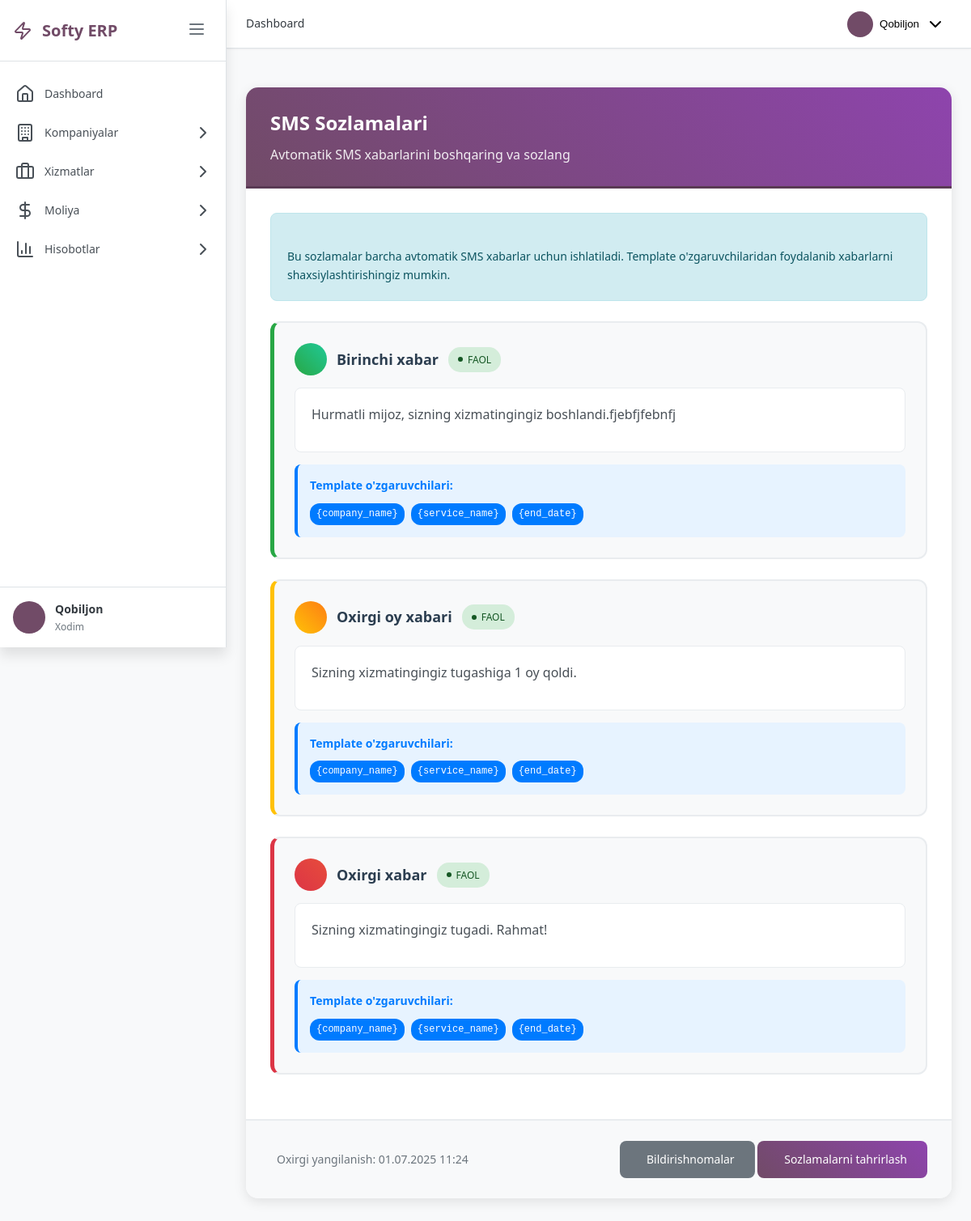
Page /settings/ (signed in) on the committed database.
### main/models.py (models this page shows, shortened)
class AdminSettings(models.Model):
    first_message = models.TextField(verbose_name="Birinchi xabar")
    last_month_message = models.TextField(verbose_name="Oxirgi oy xabari")
    last_message = models.TextField(verbose_name="Oxirgi xabar")
    created_date = models.DateTimeField(auto_now_add=True, verbose_name="Yaratilgan sana")
    updated_date = models.DateTimeField(auto_now=True, verbose_name="Yangilangan sana")
    class Meta:
        verbose_name = "Admin sozlamalari"
        verbose_name_plural = "Admin sozlamalari"

### main/views/sms_mng.py (the view)
# urls.py: path('settings/', sms_mng.sms_settings_list, name='settings_list'),
@login_required
@user_passes_test(is_admin_user)
def sms_settings_list(request):
    try:
        admin_settings = AdminSettings.objects.first()
        if not admin_settings:
            admin_settings = AdminSettings.objects.create(
                first_message="Hurmatli mijoz, sizning xizmatingingiz boshlandi.",
                last_month_message="Sizning xizmatingingiz tugashiga 1 oy qoldi.",
                last_message="Sizning xizmatingingiz tugadi. Rahmat!"
            )
    except Exception as e:
        messages.error(request, f"Xatolik: {str(e)}")
        admin_settings = None
    context = {
        'title': 'SMS Sozlamalari',
        'admin_settings': admin_settings,
        'page': 'sms_settings'
    }
    return render(request, 'main/settings_list.html', context)

### main/views/sms_mng.py (called while the page is built)
def is_admin_user(user):
    if hasattr(user, 'employees'):
        return user.employees.position == 'admin'
    return user.is_staff or user.is_superuser

### templates/main/settings_list.html (shortened to what this page needs)
{% extends 'base.html' %}
{% load static %}
{% block content %}
<div class="container-fluid py-4">
    <div class="row">
        <div class="col-12">
            <div class="settings-container">
                <div class="settings-header">
                    <h2> SMS Sozlamalari</h2>
                    <p>Avtomatik SMS xabarlarini boshqaring va sozlang</p>
                </div>
                <div class="settings-body">
                    {% if admin_settings %}
                    <div class="settings-info">
                        <p>
                            Bu sozlamalar barcha avtomatik SMS xabarlar uchun ishlatiladi.
                            Template o'zgaruvchilaridan foydalanib xabarlarni shaxsiylashtirishingiz mumkin.
                        </p>
                    </div>
                    <div class="message-card first">
                        <div class="message-title">
                            <div class="message-icon first">
                            </div>
                            <h4>Birinchi xabar</h4>
                            <span class="status-indicator active">
                                <span class="status-dot"></span>
                                Faol
                            </span>
                        </div>
                        <div class="message-text {% if not admin_settings.first_message %}empty{% endif %}">
                            {% if admin_settings.first_message %}
                                {{ admin_settings.first_message }}
                            {% else %}
                                Birinchi xabar matni belgilanmagan
                            {% endif %}
                        </div>
                        <div class="template-variables">
                            <h6> Template o'zgaruvchilari:</h6>
                            <div class="variables-list">
                                <span class="variable-tag">{company_name}</span>
                                <span class="variable-tag">{service_name}</span>
                                <span class="variable-tag">{end_date}</span>
                            </div>
                        </div>
                    </div>
                    <div class="message-card last-month">
                        <div class="message-title">
                            <div class="message-icon last-month">
                            </div>
                            <h4>Oxirgi oy xabari</h4>
                            <span class="status-indicator active">
                                <span class="status-dot"></span>
                                Faol
                            </span>
                        </div>
                        <div class="message-text {% if not admin_settings.last_month_message %}empty{% endif %}">
                            {% if admin_settings.last_month_message %}
                                {{ admin_settings.last_month_message }}
                            {% else %}
                                Oxirgi oy xabari matni belgilanmagan
                            {% endif %}
                        </div>
                        <div class="template-variables">
                            <h6> Template o'zgaruvchilari:</h6>
                            <div class="variables-list">
                                <span class="variable-tag">{company_name}</span>
                                <span class="variable-tag">{service_name}</span>
                                <span class="variable-tag">{end_date}</span>
                            </div>
                        </div>
                    </div>
                    <div class="message-card last">
                        <div class="message-title">
                            <div class="message-icon last">
                            </div>
                            <h4>Oxirgi xabar</h4>
                            <span class="status-indicator active">
                                <span class="status-dot"></span>
                                Faol
                            </span>
                        </div>
                        <div class="message-text {% if not admin_settings.last_message %}empty{% endif %}">
                            {% if admin_settings.last_message %}
                                {{ admin_settings.last_message }}
                            {% else %}
                                Oxirgi xabar matni belgilanmagan
                            {% endif %}
                        </div>
                        <div class="template-variables">
                            <h6> Template o'zgaruvchilari:</h6>
                            <div class="variables-list">
                                <span class="variable-tag">{company_name}</span>
                                <span class="variable-tag">{service_name}</span>
                                <span class="variable-tag">{end_date}</span>
                            </div>
                        </div>
                    </div>
                    {% endif %}
                </div>
                <div class="settings-actions">
                    <div class="last-updated">
                        {% if admin_settings.updated_date %}
                            <span>Oxirgi yangilanish: {{ admin_settings.updated_date|date:"d.m.Y H:i" }}</span>
                        {% endif %}
                    </div>
                    <div class="action-buttons">
                        <a href="{% url 'main:notification_list' %}" class="btn-secondary">
                            Bildirishnomalar
                        </a>
                        <a href="{% url 'main:settings_edit' %}" class="btn-primary">
                            Sozlamalarni tahrirlash
                        </a>
                    </div>
                </div>
            </div>
        </div>
    </div>
{% endblock %}

### templates/base.html (shortened to what this page needs)
{% load static %}
<!DOCTYPE html>
<html lang="uz">
<head>
    <link rel="stylesheet" href="{% static 'css/main/base.css' %}">
    <link rel="stylesheet" href="{% static 'css/main/dashboard.css' %}">
    <link rel="stylesheet" href="https://cdnjs.cloudflare.com/ajax/libs/lucide/0.263.1/lucide.min.css">
</head>
<body class="{% block body_class %}{% endblock %}">
    <div class="app-container">
        <aside class="sidebar" id="sidebar">
            <div class="sidebar-header">
                <div class="logo">
                    <i data-lucide="zap"></i>
<a href="/dashboard/" class="logo-link">
    <span class="logo-text">Softy ERP</span>
</a>
                </div>
                <button class="sidebar-toggle" id="sidebarToggle">
                    <i data-lucide="menu"></i>
                </button>
            </div>
            <nav class="sidebar-nav">
                <ul class="nav-list">
                    <li class="nav-item">
                        <a href="{% url 'main:dashboard' %}" class="nav-link {% if request.resolver_match.url_name == 'dashboard' %}active{% endif %}">
                            <i data-lucide="home"></i>
                            <span>Dashboard</span>
                        </a>
                    </li>
                    <li class="nav-item">
                        <a href="#" class="nav-link has-submenu">
                            <i data-lucide="building"></i>
                            <span>Kompaniyalar</span>
                            <i data-lucide="chevron-right" class="submenu-arrow"></i>
                        </a>
                    </li>
                    <li class="nav-item">
                        <a href="#" class="nav-link has-submenu">
                            <i data-lucide="briefcase"></i>
                            <span>Xizmatlar</span>
                            <i data-lucide="chevron-right" class="submenu-arrow"></i>
                        </a>
                    </li>
                    <li class="nav-item">
                        <a href="#" class="nav-link has-submenu">
                            <i data-lucide="dollar-sign"></i>
                            <span>Moliya</span>
                            <i data-lucide="chevron-right" class="submenu-arrow"></i>
                        </a>
                    </li>
                    <li class="nav-item">
                        <a href="#" class="nav-link has-submenu">
                            <i data-lucide="bar-chart-3"></i>
                            <span>Hisobotlar</span>
                            <i data-lucide="chevron-right" class="submenu-arrow"></i>
                        </a>
                    </li>
                </ul>
            </nav>
            <div class="sidebar-footer">
                <div class="user-profile">
                    <div class="user-avatar">
                    </div>
                    <div class="user-info">
                        <div class="user-name">{{ user.get_full_name|default:user.username }}</div>
                        <div class="user-role">{{ user.employees.get_position_display|default:'Xodim' }}</div>
                    </div>
                </div>
            </div>
        </aside>
        <main class="main-content">
            <header class="top-header">
                <div class="header-left">
                    <div class="breadcrumb">
                        {% block breadcrumb %}
                        <span class="breadcrumb-item">Dashboard</span>
                        {% endblock %}
                    </div>
                </div>
                <div class="header-right">
                    <div class="user-menu-container">
                        <button class="user-menu-btn" id="userMenuBtn">
                            <div class="user-avatar-small">
                            </div>
                            <span class="user-name-header">{{ user.get_full_name|default:user.username }}</span>
                            <i data-lucide="chevron-down"></i>
                        </button>
                    </div>
                </div>
            </header>
            <div class="content-wrapper">
                {% block content %}{% endblock %}
            </div>
        </main>
    </div>
</body>
</html>

### static/css/main/base.css (style rules this page uses)
:root { --primary-color: #714B67; --primary-dark: #5d3e55; --primary-light: #8b6b81; --secondary-color: #6c757d; --success-color: #28a745; --danger-color: #dc3545; --warning-color: #ffc107; --info-color: #17a2b8; --white: #ffffff; --gray-50: #f8f9fa; --gray-100: #e9ecef; --gray-200: #dee2e6; --gray-300: #ced4da; --gray-400: #adb5bd; --gray-500: #6c757d; --gray-600: #495057; --gray-700: #343a40; --gray-800: #212529; --gray-900: #1a1d20; --sidebar-width: 280px; --sidebar-collapsed-width: 60px; --header-height: 60px; --shadow-sm: 0 1px 2px rgba(0, 0, 0, 0.05); --shadow-md: 0 4px 6px rgba(0, 0, 0, 0.1); --shadow-lg: 0 10px 15px rgba(0, 0, 0, 0.1); --shadow-xl: 0 20px 25px rgba(0, 0, 0, 0.15); --transition-fast: 0.15s ease-in-out; --transition-normal: 0.3s ease-in-out; --transition-slow: 0.5s ease-in-out; --radius-sm: 4px; --radius-md: 6px; --radius-lg: 8px; --radius-xl: 12px; }
* { margin: 0; padding: 0; box-sizing: border-box; }
body { font-family: 'Segoe UI', system-ui, -apple-system, sans-serif; font-size: 14px; line-height: 1.6; color: var(--gray-700); background-color: var(--gray-50); overflow-x: hidden; }
.app-container { display: flex; min-height: 100vh; }
.sidebar { width: var(--sidebar-width); background: var(--white); border-right: 1px solid var(--gray-200); position: fixed; top: 0; left: 0; height: 100vh; z-index: 1000; display: flex; flex-direction: column; transition: transform var(--transition-normal); box-shadow: var(--shadow-lg); }
.sidebar-header { padding: 1rem; border-bottom: 1px solid var(--gray-200); display: flex; align-items: center; justify-content: space-between; min-height: var(--header-height); }
.logo { display: flex; align-items: center; gap: 0.75rem; font-size: 1.25rem; font-weight: 600; color: var(--primary-color); }
.sidebar-toggle { background: none; border: none; padding: 0.5rem; border-radius: var(--radius-md); cursor: pointer; color: var(--gray-500); transition: all var(--transition-fast); }
.sidebar-nav { flex: 1; overflow-y: auto; padding: 1rem 0; }
.nav-list { list-style: none; padding: 0; }
.nav-item { position: relative; }
.nav-link { display: flex; align-items: center; gap: 0.75rem; padding: 0.75rem 1rem; color: var(--gray-600); text-decoration: none; transition: all var(--transition-fast); border-left: 3px solid transparent; position: relative; }
.submenu-arrow { margin-left: auto; transition: transform var(--transition-fast); }
.sidebar-footer { border-top: 1px solid var(--gray-200); padding: 1rem; }
.user-profile { display: flex; align-items: center; gap: 0.75rem; }
.user-avatar { width: 40px; height: 40px; border-radius: 50%; background: var(--primary-color); color: var(--white); display: flex; align-items: center; justify-content: center; font-weight: 600; font-size: 0.875rem; }
.user-info { flex: 1; min-width: 0; }
.user-name { font-weight: 600; color: var(--gray-700); font-size: 0.875rem; white-space: nowrap; overflow: hidden; text-overflow: ellipsis; }
.user-role { font-size: 0.75rem; color: var(--gray-500); white-space: nowrap; overflow: hidden; text-overflow: ellipsis; }
.main-content { flex: 1; margin-left: var(--sidebar-width); display: flex; flex-direction: column; min-height: 100vh; transition: margin-left var(--transition-normal); }
.top-header { background: var(--white); border-bottom: 1px solid var(--gray-200); padding: 0 1.5rem; height: var(--header-height); display: flex; align-items: center; justify-content: space-between; position: sticky; top: 0; z-index: 100; box-shadow: var(--shadow-sm); }
.header-left { display: flex; align-items: center; gap: 1rem; }
.breadcrumb { display: flex; align-items: center; gap: 0.5rem; font-size: 0.875rem; color: var(--gray-500); }
.breadcrumb-item { color: var(--gray-700); font-weight: 500; }
.header-right { display: flex; align-items: center; gap: 1rem; }
.user-menu-container { position: relative; }
.user-menu-btn { background: none; border: none; display: flex; align-items: center; gap: 0.5rem; padding: 0.5rem; border-radius: var(--radius-md); cursor: pointer; transition: all var(--transition-fast); }
.user-avatar-small { width: 32px; height: 32px; border-radius: 50%; background: var(--primary-color); color: var(--white); display: flex; align-items: center; justify-content: center; font-weight: 600; font-size: 0.75rem; }
.content-wrapper { flex: 1; padding: 1.5rem; overflow-y: auto; }
.py-4 { padding-top: 1.5rem; padding-bottom: 1.5rem; }

### templates/base.html (style rules this page uses)
.logo-link { text-decoration: none; color: inherit; }

### rows in the picture
AdminSettings: first_message "Hurmatli mijoz, sizning xizmatingingiz boshlandi.fjebfjfebnfj", last_month_message "Sizning xizmatingingiz tugashiga 1 oy qoldi.", last_message "Sizning xizmatingingiz tugadi. Rahmat!", updated_date "01.07.2025 11:24"

### other values in the picture
{{ user.get_full_name|default:user.username }} "Qobiljon"
{{ user.employees.get_position_display|default:'Xodim' }} "Xodim"
